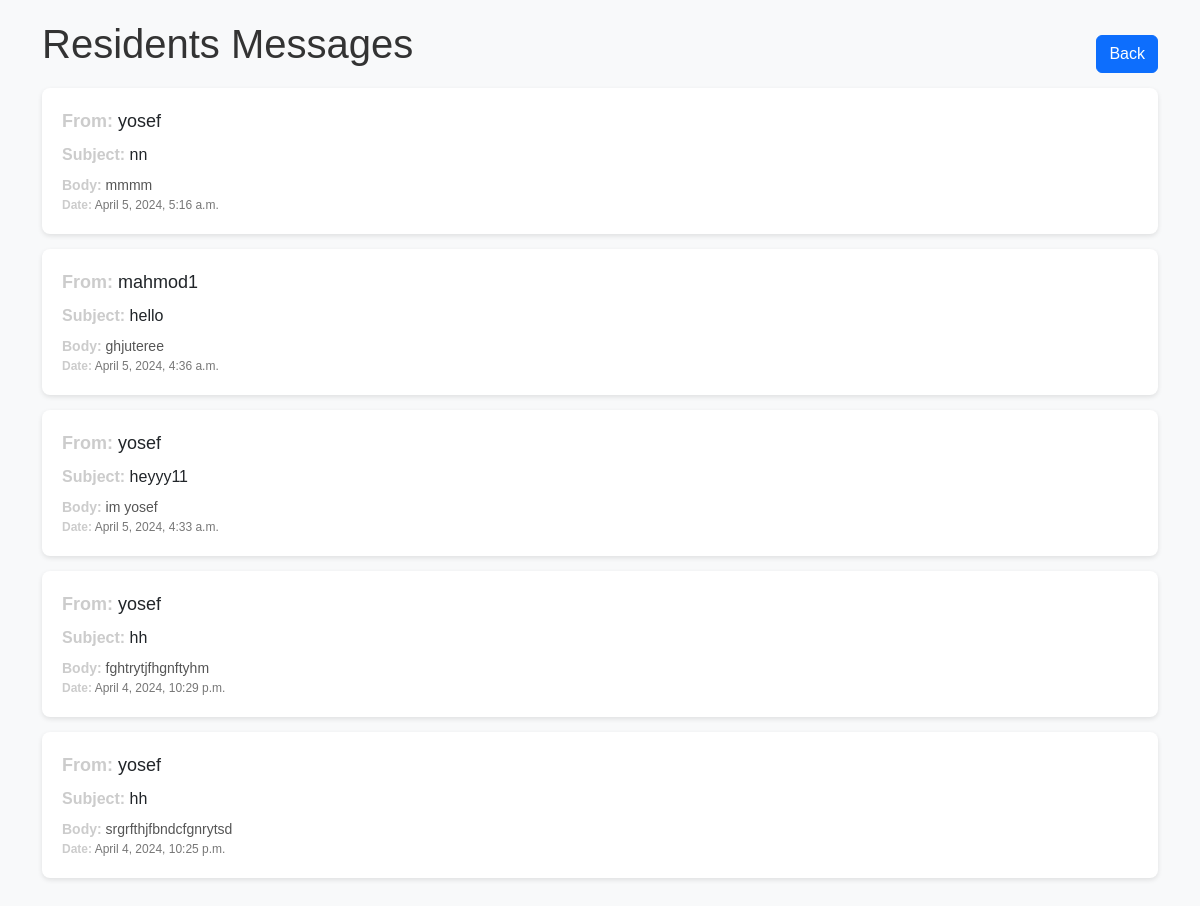
/inbox/ (signed in), run on an earlier commit of the app's database.
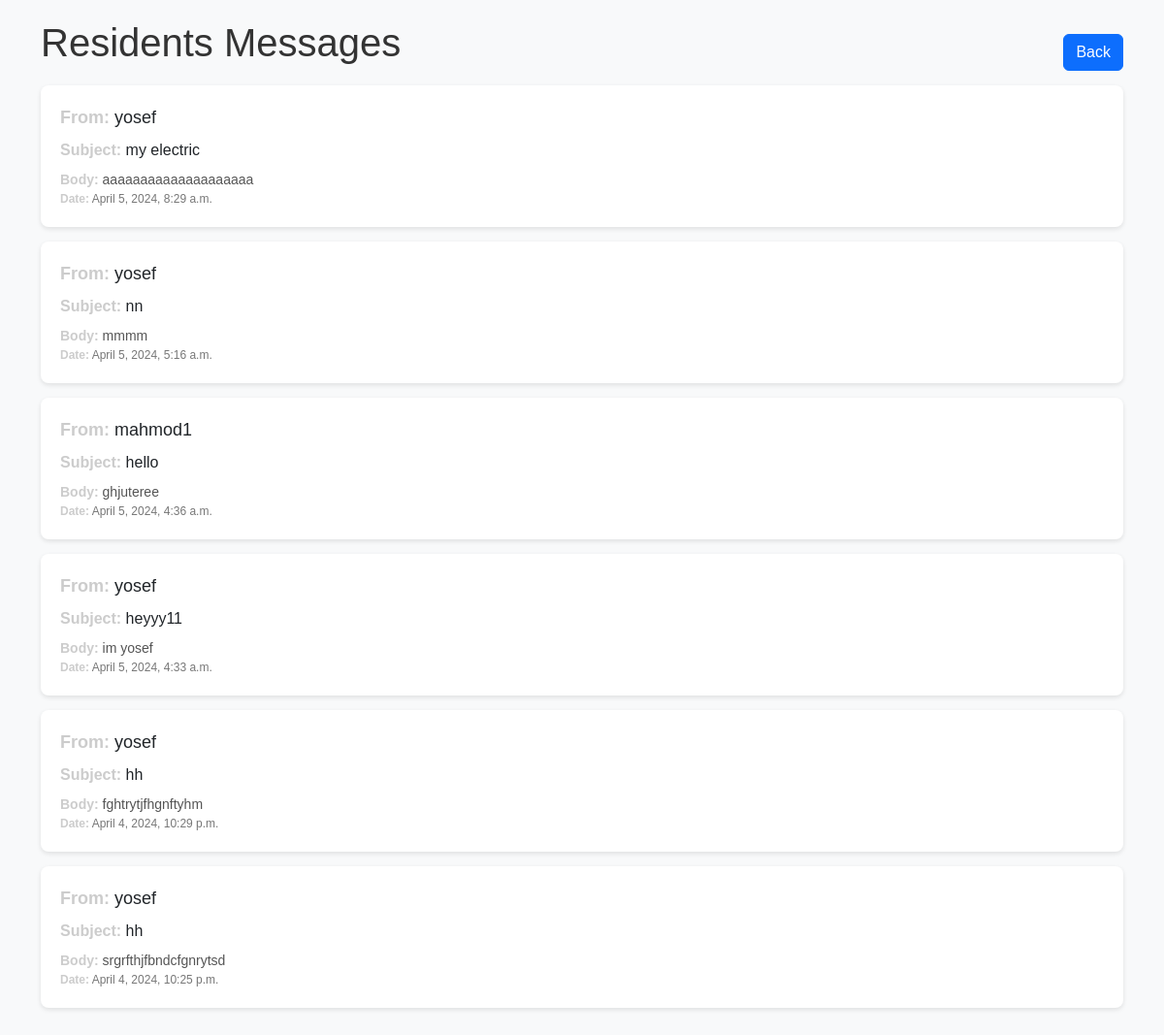
And on a later commit of the database.
### core/models.py (models this page shows, shortened)
class Message(models.Model):
    sender = models.ForeignKey(User, on_delete=models.SET_NULL, null=True)
    recipient = models.ForeignKey(User, on_delete=models.SET_NULL, null=True, blank=True, related_name="messages")
    name = models.CharField(max_length=200, null=True, blank=True)
    email = models.CharField(max_length=200, null=True, blank=True)
    subject = models.CharField(max_length=200, null=True, blank=True)
    body = models.TextField()
    is_read = models.BooleanField(default=False)
    created = models.DateTimeField(auto_now_add=True)
    class Meta:
        ordering = ['is_read', '-created']

### core/views.py (the view)
# urls.py: path('inbox/', views.inbox, name="inbox"),
@login_required
def inbox(request):
    user = request.user
    messages = Message.objects.filter(recipient=user).order_by('-created')
    context = {'messages': messages}
    return render(request, 'inbox.html', context)

### Template/inbox.html (shortened to what this page needs)
<!DOCTYPE html>
<html lang="en">
<head>
    <link href="https://cdn.jsdelivr.net/npm/bootstrap@5.2.3/dist/css/bootstrap.min.css" rel="stylesheet">
</head>
<body>
    <div class="container">
        <div class="d-flex justify-content-between align-items-center">
            <h1>Residents Messages</h1>
            <a href="{% url 'EmployeeM' %}" class="btn btn-primary">Back</a>
        </div>
        <ul class="list-unstyled">
            {% for message in messages %}
            <li>
                <div class="sender"><strong>From:</strong> {{ message.sender.username }}</div>
                <div class="subject"><strong>Subject:</strong> {{ message.subject }}</div>
                <div class="body"><strong>Body:</strong> {{ message.body }}</div>
                <div class="date"><strong>Date:</strong> {{ message.created }}</div>
            </li>
            {% endfor %}
        </ul>
    </div>
</body>
</html>

What changed in the data, as far as the page shows it:
added Message: sender.username "yosef", subject "my electric", body "aaaaaaaaaaaaaaaaaaaa", created "April 5, 2024, 8:29 a.m."
